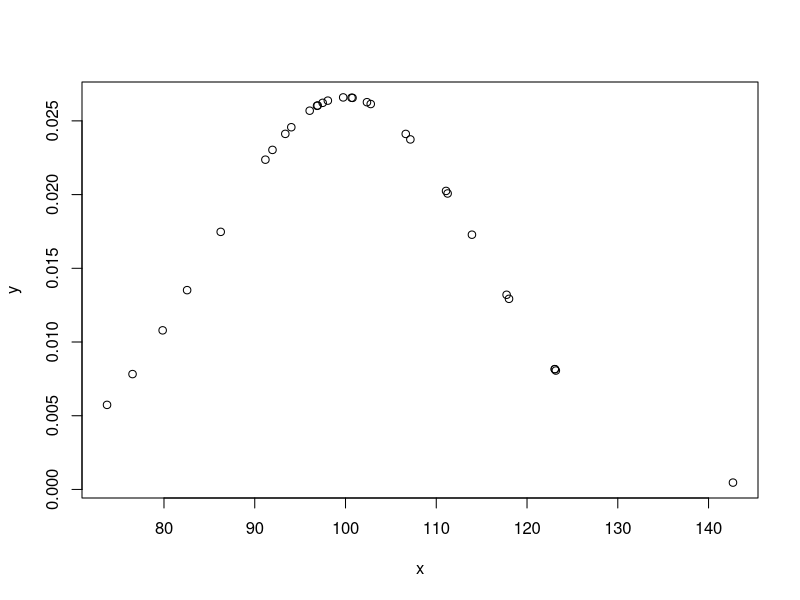

Recreate this plot in R.
## ---- chunk 1
X <- rnorm(100)
Y <- X + (rnorm(100)/2)
Z <- Y + (rnorm(100)/2)

#Solo nos permite correlación entre 2 varibles. 
# cor(X, Y, Z)

#Honestamente, es mejor trabajar con DF la mayor parte del tiempo. Ahorra tiempo y muchas veces 
# simplifica la vida. ¿Puede ser un poquito overkill? Si. Mejor que zozobre que no que zofalte.
df <- data.frame(X, Y, Z)

cor(df)
## ---- chunk 2
#Bolean
bol <-  c(TRUE, FALSE)

#Integer
int <- 1:3

#Double
dbl <- c(3.14, 2.71828, 6.022e23, 1.6618)

#Complex 
#A saber, hace falta indicar delante de 'i' una cifra para que sepa que es un número
# imaginario.
cplx <- c(1+1i, 0+1i, -2+3i, 7+5i, 11-13i)

#String
letr <- c("Esto", "es", "un", "texto", "breve", "en", "una variable de 7 elementos, ¡ja!")

#Como soy bastante perezoso comprobamos mediante un bucle for. Para ello, crearé una 
#lista con las variables y la recorreré con el bucle.
variables <- list(bol, int, dbl, cplx, letr)

# Usando str() directamente ya te indica el tipo, estrucutra y ¡hasta los primero elementos!,
# por lo que no lo voy a añadir al ejercicio. 
for (val in variables) { cat(paste(str(val), '\n' ))}

## ---- chunk 3
#Creamos una lista con bol, cplx y num. 
variables <- list(int, cplx, letr)
variables

df <- data.frame(bol, dbl)
df
## ---- chunk 4
#Vector atómico num
num <- 2:7
#Vector atómico char
letrs <- LETTERS[1:6]
#Lista
lst <- list(primero = 'uno', segundo = 'dos', tercero='Nada',
            cuarto= 'tres', quinto='membrillo', sexto='Mediana')
#DataFrames
df <- data.frame(num, letrs)
#Matricez
mtrx <- matrix(num, 2, 3)

#Tipo typeof(), clase class(), longitud length() y atributos attributes()
#Para ahorrar en codigo repetirmos la técnica del bucle.
#Creamos una lista que podamos recorrer con el bucle donde tambien asignamos
#nombres a las variables de ahí el 'num=num' el primer 'num' es el nombre, el
#segundo le asigna el 'contenido'.
variables <- list(num=num, letrs=letrs, lst=lst, df=df, mtrx=mtrx)

#Creamos el bucle.
for (var in variables){
  print(var)
  print(typeof(var))
  print(class(var))
  print(length(var))
  print(attributes(var))
  cat('\n')
  
}
## ---- chunk 5
names(num) <- LETTERS[1:6];num
#¿Porqué 6:11 y no 6:12? Por que el 6 inicial se incluye. 
names(letrs) <- 6:11;letrs 

#Ciudado, presta atención a los detalles. Estamos añadiendo nombres a las columnas del
# del df, ¡no valores!
names(df) <- c("Num", "letrs");str(df)

names(mtrx) <- LETTERS[1:6];mtrx
rm(lst)
lst <- list(num, letrs, df)
names(lst) <- c('num', 'letrs', 'df');lst

variables <- list(num=num, letrs=letrs, lst=lst, df=df, mtrx=mtrx)

#Luego consulta sus atributos y estructura… ¿otra vez? Lo suyo sería crear una funcóm o copiar el 
# codigo del ejercicio anterior ejemplo para hacela:
atrib <- function(variables){
  #Para ayudar a la legibilidad del output vamos a poner el nombre de la variable
  #al inicio. Para ello declaramos una variable n que actue de contador y recorra
  #la lista de nombres que devuelve la función names(), si de eso hablaba en el 
  #ejercicio anterior.
  n <- 1
  
  #En caso de duda '\n' es nueva linea o golpe de carro. '\' es un simbolo especial o de escape y le
  #indica a (en este caso) cat() que el siguiente caracter es especial.
  #Iniciamos el bucle
  for (var in variables){
    print(names(variables[n]))
    cat('\nEs de tipo: ',typeof(var))
    cat('\nEs de clase: ', class(var))
    cat('\nEs de longitud: ', length(var))
    #Por la estructura que tiene lo que nos devuelve la función attributes() usar
    # cat() no es una opción así que lo dejaremos así. Se puede ver que cat() y print
    # se comportan de forma distinta.
    cat('\nSus atributos son: \n')
    print(attributes(var))
    cat('\n')
  #Una vez terminado de implimir añadimos uno a n para que en la siguiente iteración
  #se imprima el nombre de la siguiente variable.
    n <- n+1
  }
}

#Para luego hacer la comprobación solo con esta linea de código.
atrib(variables)
## ---- chunk 6
mu <- 100
sigma <- 15
x <- rnorm(30, 100, 15)


y <- (1/(sigma*sqrt(2*pi)))*exp(-((x-mu)^2)/(2*sigma^2))

plot(x,y)
## ---- chunk 7
a1 <- c(1,2,3,4)
a3 <-  c(5,6,7)
#aviso, ya que los vectores son de distinta longitud por lo que para el último
# R usa el primero de la lista, vuelve a empezar.
a1+a3

#Aqui todo ok
m1 <- matrix(1:6, 2,3)

#aviso
#Peeero, aqui indicamos 5 valores en para una matriz 2x2, R pasa del último.
m2 <- matrix(4:8, 2,2)


#Tengo que comentar ambas lineas porque sino no compila Rmarkdown. 

#Error, no pudes sumar dos matricies 2x3 y 2x2
#m1+m2

#Error, son la segunda matriz no estña declarada, igual por un error al 
# escribir la…
#m1 + m3

